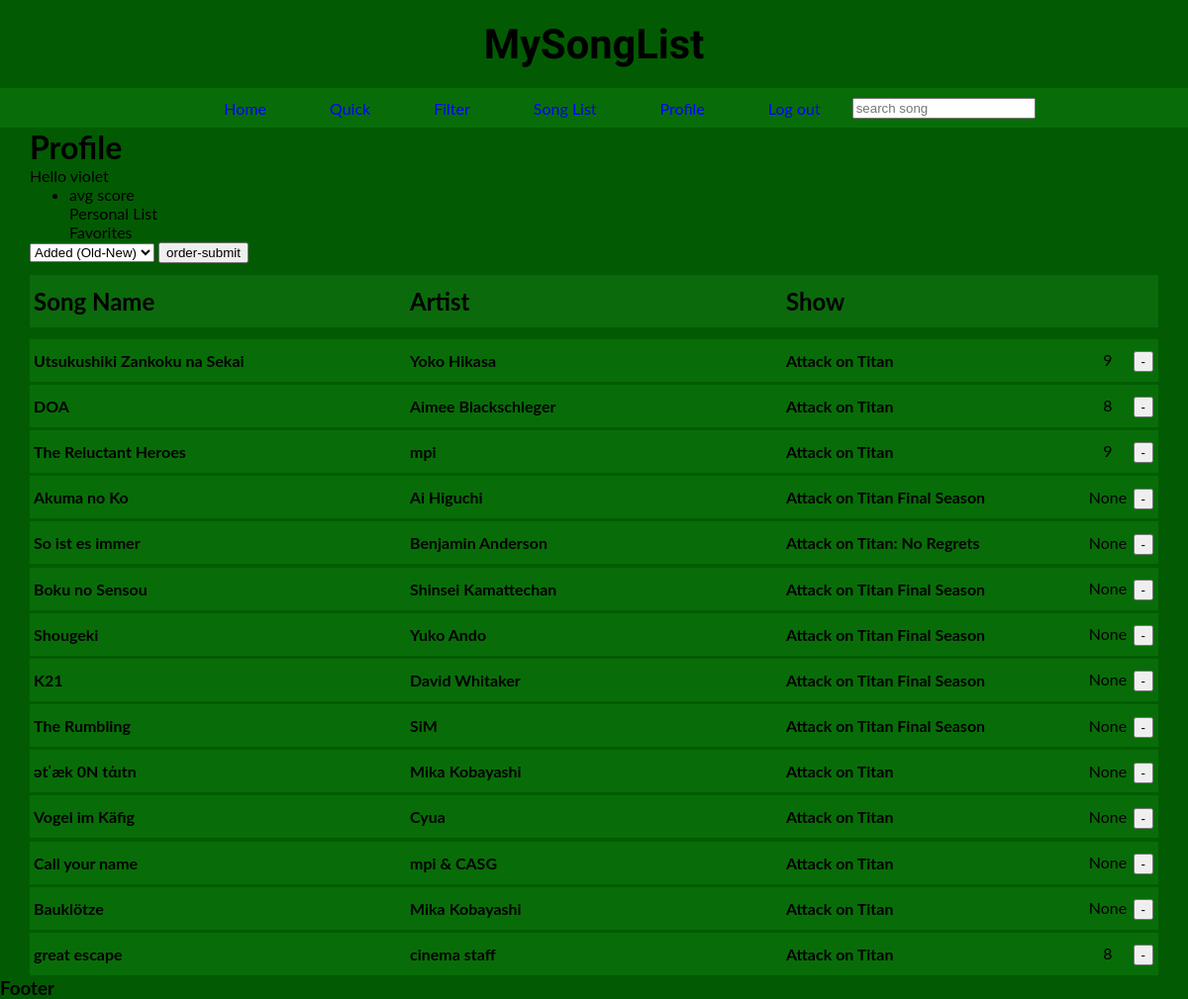
The app's page /profile/ (signed in), older data.
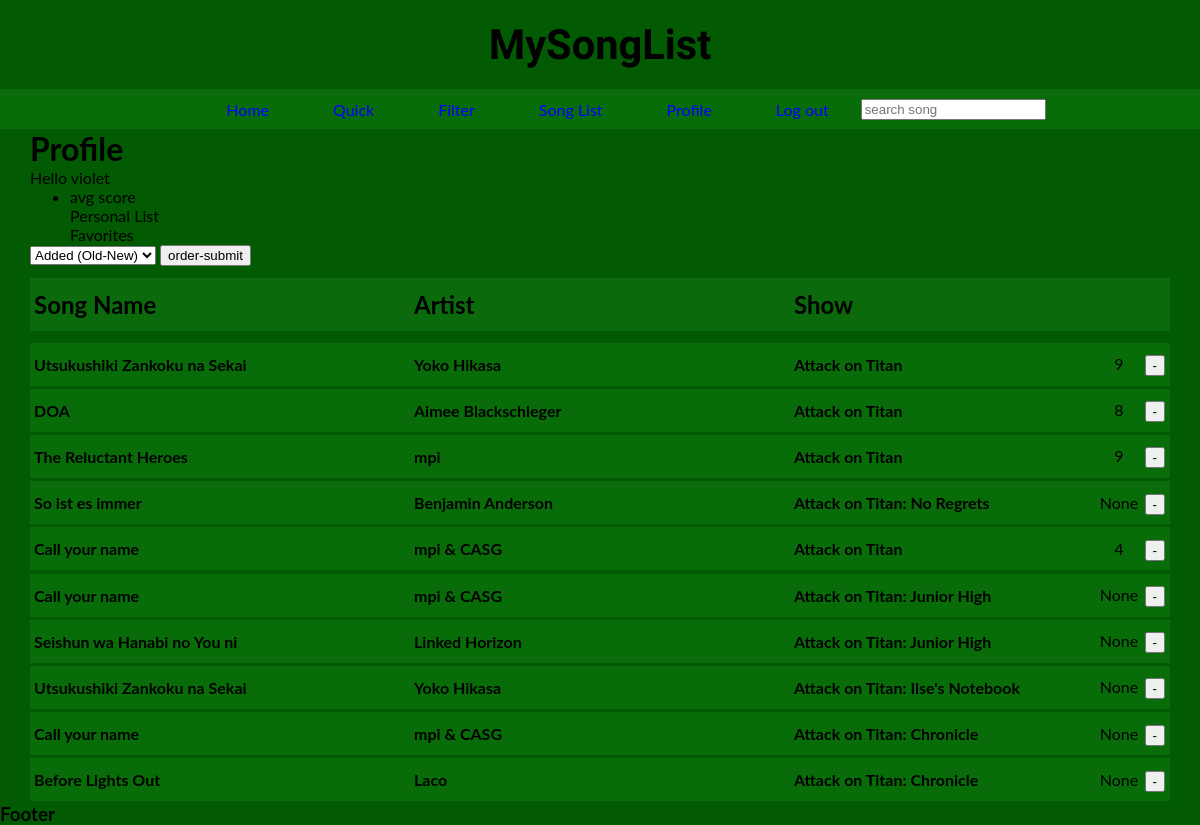
The same page, newer data.
### search/models.py (models this page shows, shortened)
class UserList(models.Model): # List of Songs that have been added by users
    ProfileUser = models.ForeignKey(MySongUser, on_delete=models.CASCADE)
    ProfileSong = models.ForeignKey(AotData, on_delete=models.CASCADE)
    ProfileScore = models.IntegerField(blank=True, null=True, unique=False)
    class Meta:
        unique_together = [['ProfileUser', 'ProfileSong']]

class AotData(models.Model): # Entire Song Dataset
    song = models.CharField(max_length=200)
    artist = models.CharField(max_length=200)
    annid = models.IntegerField(blank=True)
    show = models.CharField(max_length=200)
    opedin = models.CharField(max_length=25)
    h720 = models.URLField(max_length=100, blank=True)
    h480 = models.URLField(max_length=100, blank=True)
    mp3 = models.URLField(max_length=100, blank=True)

### search/views.py (the view)
# urls.py: path('profile/', views.profile, name='profile'),
def profile(request):
    start_time_filter = time.time() # timing function
    profile_songs = UserList.objects.all() # grabs every user list project
    if request.method == 'POST':  # post request profile.html
        if 'profile-order-type' in request.POST:
            order_method = request.POST['profile-order-type']
            if order_method == 'added-order-old':  #default, Old --> New
                profile_songs = profile_songs.order_by('ProfileSong')
            elif order_method == 'added-order-new':  #flip default, New --> Old
                profile_songs = profile_songs.order_by('-ProfileSong')
            elif order_method == 'song-score-hl': # song score, High --> Low ("None" at bottom)
                profile_songs = profile_songs.order_by('-ProfileScore')
            elif order_method == 'song-score-lh':  #song score, Low --> High ("None" at top)
                profile_songs = profile_songs.order_by('ProfileScore')
            elif order_method == 'song-az': # if song-az
                song_az_set = [] # empty list
                profile_songsaz = UserList.objects.filter(ProfileUser = request.user.pk)
                for i in profile_songsaz:
                    song_az_set.append((i.ProfileSong.song, i.ProfileSong.pk))
                song_az_set.sort(key=lambda tup: tup[0].lower())
                profile_songs = []
                for j in range(len(song_az_set)):
                    for k in range(len(profile_songsaz)):
                        if song_az_set[j][1] == profile_songsaz[k].ProfileSong.pk:
                            profile_songs.append(profile_songsaz[k])
            elif order_method == 'song-za': # opposite alphabetical order
                song_za_set = []
                profile_songsza = UserList.objects.filter(ProfileUser = request.user.pk)
                for i in profile_songsza:
                    song_za_set.append((i.ProfileSong.song, i.ProfileSong.pk))
                song_za_set.sort(key=lambda tup: tup[0].lower(), reverse=True)
                profile_songs = []
                for j in range(len(song_za_set)):
                    for k in range(len(profile_songsza)):
                        if song_za_set[j][1] == profile_songsza[k].ProfileSong.pk:
                            profile_songs.append(profile_songsza[k])
            elif order_method == 'artist-az': # alphabetical order artists
                artist_az_set = []
                profile_artistsaz = UserList.objects.filter(ProfileUser = request.user.pk)
                for i in profile_artistsaz:
                    artist_az_set.append((i.ProfileSong.artist, i.ProfileSong.pk))
                artist_az_set.sort(key=lambda tup: tup[0].lower())
                profile_artists = []
                for j in range(len(artist_az_set)):
                    for k in range(len(profile_artistsaz)):
                        if artist_az_set[j][1] == profile_artistsaz[k].ProfileSong.pk:
                            profile_artists.append(profile_artistsaz[k])
                profile_songs = profile_artists
            elif order_method == 'artist-za': # anti-alphabetical order artists
                artist_za_set = []
                profile_artistsza = UserList.objects.filter(ProfileUser = request.user.pk)
                for i in profile_artistsza:
                    artist_za_set.append((i.ProfileSong.artist, i.ProfileSong.pk))
                artist_za_set.sort(key=lambda tup: tup[0].lower(), reverse=True)
                profile_artists = []
                for j in range(len(artist_za_set)):
                    for k in range(len(profile_artistsza)):
                        if artist_za_set[j][1] == profile_artistsza[k].ProfileSong.pk:
                            profile_artists.append(profile_artistsza[k])
                profile_songs = profile_artists
            elif order_method == 'show-az': # alphabetical order shows
                show_az_set = []
                profile_showsaz = UserList.objects.filter(ProfileUser = request.user.pk)
                for i in profile_showsaz:
                    show_az_set.append((i.ProfileSong.show, i.ProfileSong.pk))
                show_az_set.sort(key=lambda tup: tup[0].lower())
                profile_shows = []
                for j in range(len(show_az_set)):
                    for k in range(len(profile_showsaz)):
                        if show_az_set[j][1] == profile_showsaz[k].ProfileSong.pk:
                            profile_shows.append(profile_showsaz[k])
                profile_songs = profile_shows
            elif order_method == 'show-za': # anti-alphabetical order shows
                show_za_set = []
                profile_showsza = UserList.objects.filter(ProfileUser = request.user.pk)
                for i in profile_showsza:
                    show_za_set.append((i.ProfileSong.show, i.ProfileSong.pk))
                show_za_set.sort(key=lambda tup: tup[0].lower(), reverse=True)
                profile_shows = []
                for j in range(len(show_za_set)):
                    for k in range(len(profile_showsza)):
                        if show_za_set[j][1] == profile_showsza[k].ProfileSong.pk:
                            profile_shows.append(profile_showsza[k])
                profile_songs = profile_shows
            total_time = time.time() - start_time_filter # end timer
            total_time = round(total_time, 5) # round timer to 5 decimal places
            return render(request, 'search/profile.html', {
                'profile_songs': profile_songs, # ordered list of profile songs
                'cp1': order_method, # method/type of order
                'total_time': total_time, # time taken to order
            })
        elif 'song_primary_key_remove' in request.POST: # scenerio where user adds to song list
            song_primary_remove = request.POST.get('song_primary_key_remove') # pk of song
            user_primary_remove = request.POST.get('user_primary_key_remove') # user pk
            aotsnippet_remove = AotData.objects.get(pk=int(song_primary_remove))
            usersnippet_remove = MySongUser.objects.get(pk=int(user_primary_remove))
            usersnippet_remove.my_songs.remove(aotsnippet_remove)
            return HttpResponse('Removed song')
        elif 'song_score' in request.POST: # post request for changing score of user song
            user_pk = request.user.pk # current user primary key
            song_pk_score = request.POST.get('song_primary_key_score') # user pk on song
            song_score = request.POST.get('song_score') # get score of song in user list
            for i in range(len(profile_songs)):
                if (profile_songs[i].ProfileUser.pk == int(user_pk)
                and profile_songs[i].ProfileSong.pk == int(song_pk_score)):
                    score_change_song = profile_songs[i] # initialize user list song
                    score_change_song.ProfileScore = int(song_score) # set score to score
                    score_change_song.save(update_fields=['ProfileScore']) # update field
                    return render(request, 'search/profile.html', {
                        'profile_songs': profile_songs,
                    })
            return render(request, 'search/profile.html', {
                'profile_songs': profile_songs,
            })
        else:
            return HttpResponse('VioletMiko')
    else:
        return render(request, 'search/profile.html', {
            'profile_songs': profile_songs,
        })

### search/templates/search/profile.html (shortened to what this page needs)
{% extends 'search/base.html' %}
{% load static %}
    {% block content %}
    {% if user.is_authenticated %}
    <div>
        <h1>Profile</h1>
        <p>Hello {{ user }}</p>
        <ul>
            <li>
                <p>avg score</p>
                <p>Personal List</p>
                <p>Favorites</p>
            </li>
        </ul>
    </div>
    <form method=POST action="">
        <select name="profile-order-type">
            <option value="added-order-old">Added (Old-New)</option>
        </select>
        <input
        type="submit"
        value="order-submit"
        name="profile-order"
        >
    </form>
    <div id="song_list_header_space">
    </div>
    <div class="single main-header">
        <h4>
            Song Name
        </h4>
        <h4>
            Artist
        </h4>
        <h4>
            Show
        </h4>
    </div>
    <ul id="results" class="result">
    </ul>
    {% for data in profile_songs %}
    {% if data.ProfileUser.MyUser == user %}
    <div class="song-info-div">
        <li class="content">
            <div onclick=show(this)>
                <div class="single main-results">
                    <h4>
                        {{ data.ProfileSong.song }}
                    </h4>
                    <h4>
                        {{ data.ProfileSong.artist }}
                    </h4>
                    <h4>
                        {{ data.ProfileSong.show }}
                    </h4>
                </div>
            </div>
        </li>
        <div class="song-add-div">
            <form method=POST name="profile-remove">
                <input
                type="submit"
                value="-"
                name="submit_remove">
            </form>
        </div>
        <div class="wrapper-score">
            <div class="profile-form">
                <form action="{% url 'profile' %}" method=POST>
                </form>
            </div>
            <div class="profile-score">
                <center>
                    <p class="data-profile-score">{{ data.ProfileScore }}</p>
                </center>
            </div>
        </div>
    </div>
    {% endif %}
    {% endfor %}
    {% endif %}
    {% endblock %}

### search/templates/search/base.html (shortened to what this page needs)
{% load static %}
<!DOCTYPE html>
<html lang="en">
<head>
    <link
    rel="stylesheet"
    type="text/css"
    href="{% static 'css/style.css' %}">
</head>
<body>
    <header>
        <h1>MySongList</h1>
    </header>
    <nav>
        {% include 'search/navbar.html' %}
    </nav>
    <main>
        {% block content %}
        {% endblock %}
    </main>
    <footer>
        <h3>Footer</h3>
    </footer>
</body>
</html>

### search/templates/search/navbar.html (shortened to what this page needs)
<ul>
    <li>
        <a href="{% url 'home' %}" class="nav-item">Home</a>
    </li>
    <li>
        <a href="{% url 'quick-search' %}" class="nav-item">Quick</a>
    </li>
    <li>
        <a href="{% url 'filter-search' %}" class="nav-item">Filter</a>
    </li>
    <li>
        <a href="{% url 'song-list' %}" class="nav-item">Song List</a>
    </li>
    {% if user.is_authenticated %}
    <li>
        <a href="{% url 'profile' %}" class="nav-item">Profile</a>
    </li>
    <li>
        <a href="{% url 'logout-user' %}" class="nav-item">Log out</a>
    </li>
    {% endif %}
    <form action="{% url 'quick-search'%}" method=POST>
        <input
            type="search"
            id="search"
            placeholder="search song"
            name="searched"
            />
    </form>
</ul>

### search/static/css/style.css (style rules this page uses)
* { box-sizing: border-box; margin: 0; }
header { text-align: center; padding: 20px 0px; font-size: 1.3rem; font-family: 'Rubik Maze', cursive; }
nav > ul { height: 2.5rem; display: flex; flex-direction: row; background-color: rgb(8, 109, 8); justify-content: center; align-items: center; list-style-type: none; }
.nav-item, .nav-item:visited { font-size: 1rem; padding: 0.66rem 2rem; text-decoration: none; color: rgb(1, 58, 1); }
body { background-color: rgb(2, 91, 2); font-family: 'Lato', sans-serif; }
main { padding: 0% 2.5%; }
a:link, a:visited { color: blue; }
.content { list-style-type: none; padding: 0.1rem 0rem; }
.result { padding: 5px 0px; }
.single { display: flex; flex-direction: row; flex-wrap: nowrap; padding: 0.75rem 0rem; }
.main-header { background-color: rgb(11, 106, 11); font-size: 1.5rem; position: sticky; top: 0px; }
.single > h4 { flex-grow: 1; flex-shrink: 0; padding-left: 0.25rem; }
.single > h4:nth-child(1), .single > h4:nth-child(2), .single > h4:nth-child(3) { flex-basis: 5px; }
.main-results { background-color: rgb(8, 109, 8); }
#song_list_header_space { padding: 6px 0px; }
.song-info-div { display: block; position: relative; }
.song-add-div { display: block; position: absolute; right: 5px; top: 13px; }
.profile-form { display: block; position: absolute; top: 13px; right: 30px; width: 40px; }
.profile-score { background-color:rgb(8, 109, 8); display: block; position: absolute; top: 13px; right: 30px; width: 42px; height: 24px; }
.data-profile-score { display: block; }

Row changes from the older to the newer data that the page shows:
removed UserList: ProfileSong.song "Akuma no Ko", ProfileSong.artist "Ai Higuchi", ProfileSong.show "Attack on Titan Final Season", ProfileScore "None"
removed UserList: ProfileSong.song "Boku no Sensou", ProfileSong.artist "Shinsei Kamattechan", ProfileSong.show "Attack on Titan Final Season", ProfileScore "None"
removed UserList: ProfileSong.song "Shougeki", ProfileSong.artist "Yuko Ando", ProfileSong.show "Attack on Titan Final Season", ProfileScore "None"
removed UserList: ProfileSong.song "K21", ProfileSong.artist "David Whitaker", ProfileSong.show "Attack on Titan Final Season", ProfileScore "None"
removed UserList: ProfileSong.song "The Rumbling", ProfileSong.artist "SiM", ProfileSong.show "Attack on Titan Final Season", ProfileScore "None"
removed UserList: ProfileSong.song "ətˈæk 0N tάɪtn", ProfileSong.artist "Mika Kobayashi", ProfileSong.show "Attack on Titan", ProfileScore "None"
removed UserList: ProfileSong.song "Vogel im Käfig", ProfileSong.artist "Cyua", ProfileSong.show "Attack on Titan", ProfileScore "None"
removed UserList: ProfileSong.song "Bauklötze", ProfileSong.artist "Mika Kobayashi", ProfileSong.show "Attack on Titan", ProfileScore "None"
removed UserList: ProfileSong.song "great escape", ProfileSong.artist "cinema staff", ProfileSong.show "Attack on Titan", ProfileScore "8"
changed UserList (number 5 of 10 on the later page): ProfileScore "None" → "4"
added UserList: ProfileSong.song "Call your name", ProfileSong.artist "mpi & CASG", ProfileSong.show "Attack on Titan: Junior High", ProfileScore "None"
added UserList: ProfileSong.song "Seishun wa Hanabi no You ni", ProfileSong.artist "Linked Horizon", ProfileSong.show "Attack on Titan: Junior High", ProfileScore "None"
added UserList: ProfileSong.song "Utsukushiki Zankoku na Sekai", ProfileSong.artist "Yoko Hikasa", ProfileSong.show "Attack on Titan: Ilse's Notebook", ProfileScore "None"
added UserList: ProfileSong.song "Call your name", ProfileSong.artist "mpi & CASG", ProfileSong.show "Attack on Titan: Chronicle", ProfileScore "None"
added UserList: ProfileSong.song "Before Lights Out", ProfileSong.artist "Laco", ProfileSong.show "Attack on Titan: Chronicle", ProfileScore "None"
